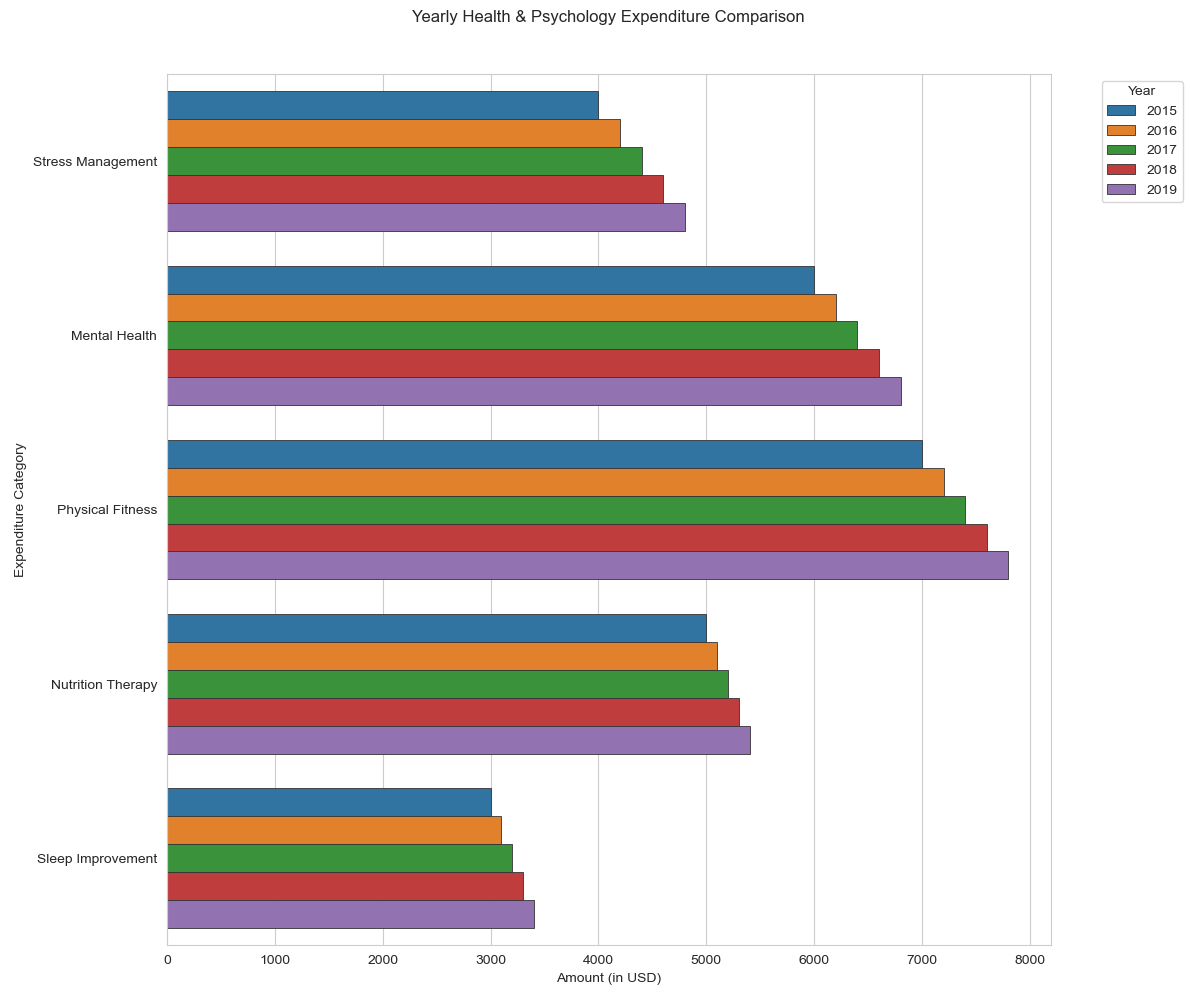

Python code for this plot:

import pandas as pd
import seaborn as sns
import matplotlib.pyplot as plt

# Given dataset in a dictionary
data = {
    'Year': [2015, 2016, 2017, 2018, 2019],
    'Stress Management': [4000, 4200, 4400, 4600, 4800],
    'Mental Health': [6000, 6200, 6400, 6600, 6800],
    'Physical Fitness': [7000, 7200, 7400, 7600, 7800],
    'Nutrition Therapy': [5000, 5100, 5200, 5300, 5400],
    'Sleep Improvement': [3000, 3100, 3200, 3300, 3400]
}

# Convert the dictionary to a pandas DataFrame
df = pd.DataFrame(data)

# Unpivot the DataFrame from wide to long format
df_long = pd.melt(df, id_vars='Year', var_name='Category', value_name='Amount')

# Create a horizontal bar plot
plt.figure(figsize=(12, 10))
sns.barplot(
    y='Category', 
    x='Amount', 
    hue='Year', 
    data=df_long,
    palette=['#1F77B4', '#FF7F0E', '#2CA02C', '#D62728', '#9467BD'],
    dodge=True,
    edgecolor='.2',
    linewidth=.6,
    orient='h'
)

# Adjusting the bar width (by adjusting the distance between the bars)
plt.yticks(rotation=0)
plt.legend(title='Year', bbox_to_anchor=(1.05, 1), loc='upper left')

# Set the title and the labels of the plot
plt.title('Yearly Health & Psychology Expenditure Comparison', y=1.05)
plt.xlabel('Amount (in USD)')
plt.ylabel('Expenditure Category')

# Show the plot
plt.tight_layout()
plt.show()
